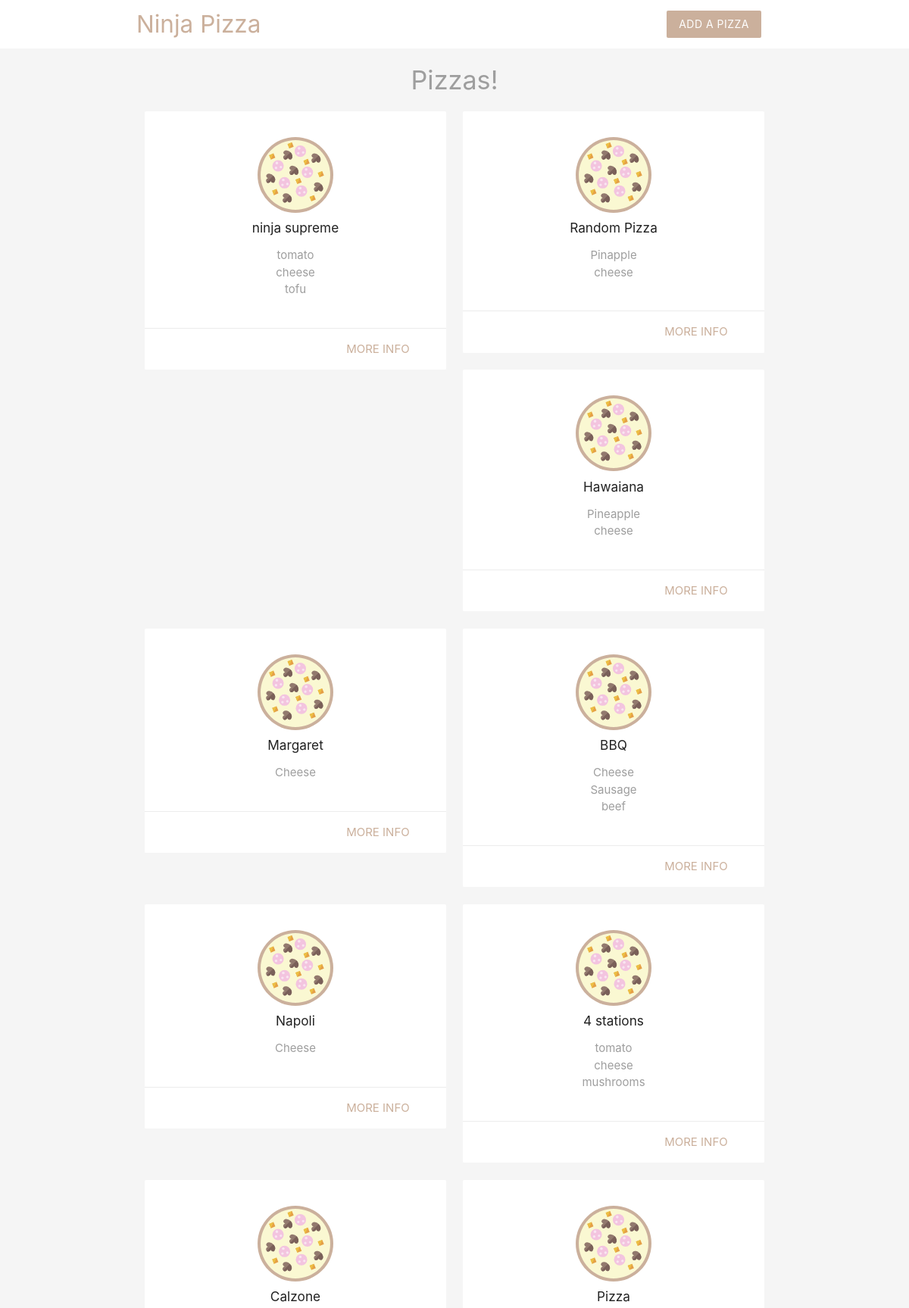
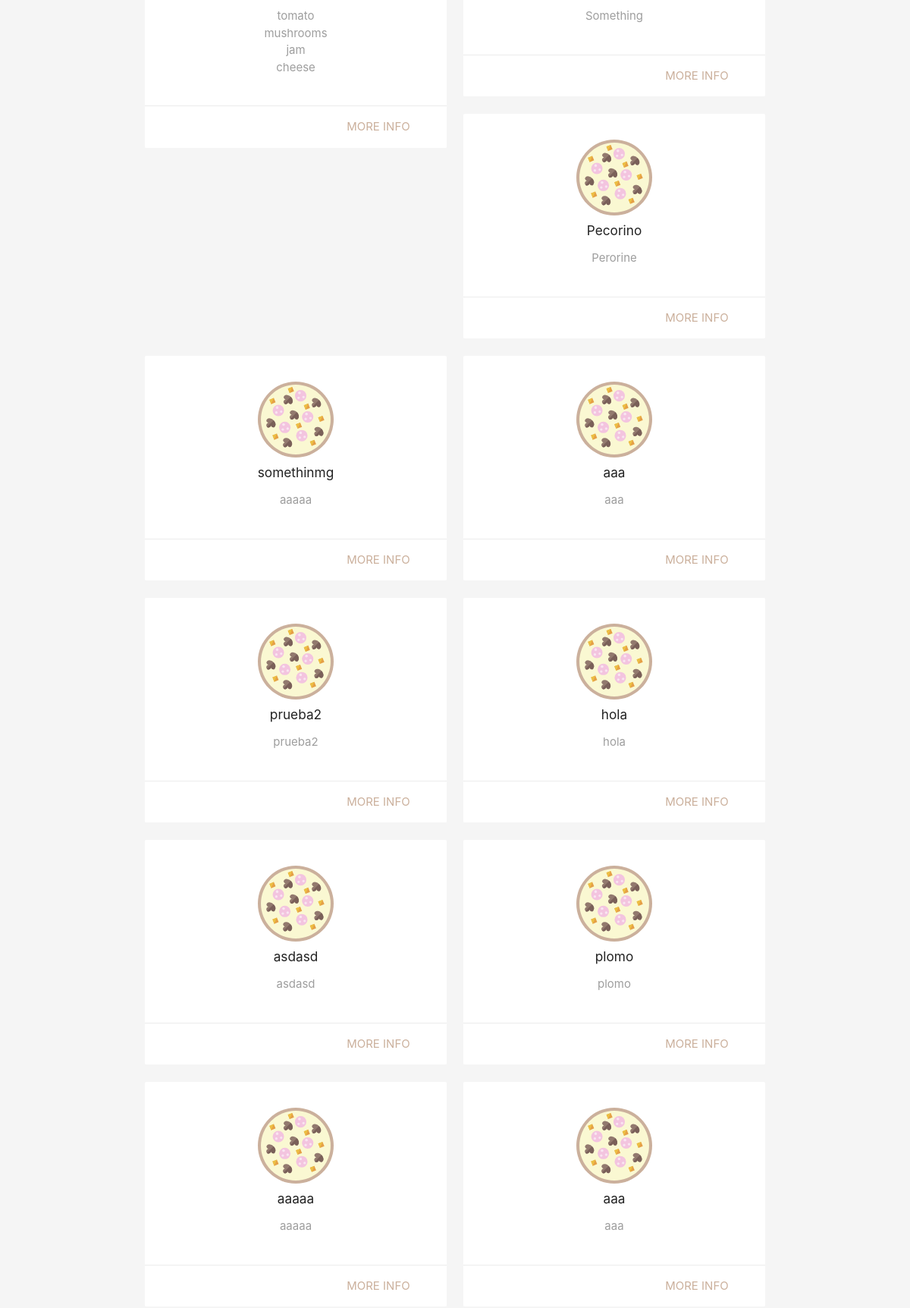
The page / (upper part) on the database its author committed (2 pictures, top to bottom).
### tables this page shows
CREATE TABLE IF NOT EXISTS `pizzas` (
  `id` int(11) NOT NULL AUTO_INCREMENT,
  `title` varchar(255) NOT NULL,
  `ingredients` varchar(255) NOT NULL,
  `email` varchar(255) NOT NULL,
  `created_at` timestamp NOT NULL DEFAULT current_timestamp(),
  PRIMARY KEY (`id`)
);

### index.php (the view, shortened to what this page needs)
<?php
   require('./config/db_connect.php');
    $sql = 'SELECT id, title, ingredients FROM pizzas ORDER BY created_at';
    $result = mysqli_query($conn, $sql);
    $pizzas = mysqli_fetch_all($result, MYSQLI_ASSOC);
?>
<!DOCTYPE html>
<html>
	<?php include('templates/header.php'); ?>
	<h4 class="center grey-text">Pizzas!</h4>
	<div class="container">
		<div class="row">
			<?php foreach($pizzas as $pizza): ?>
				<div class="col s6 md3">
					<div class="card z-depth-0">
						<div class="card-content center">
						<img src="./img/pizza.svg" alt="pizza-icon" class="pizza">
							<h6><?php echo htmlspecialchars($pizza['title']); ?></h6>
							<ul class="grey-text">
								<?php foreach(explode(',', $pizza['ingredients']) as $ing): ?>
									<li><?php echo htmlspecialchars($ing); ?></li>
								<?php endforeach; ?>
							</ul>
						</div>
						<div class="card-action right-align">
							<a class="brand-text" href="details.php?id=<?php echo $pizza['id'] ?>">more info</a>
						</div>
					</div>
				</div>
			<?php endforeach; ?>
			<?php if(count($pizzas) >= 3): ?>
				<p>There is more than 3 pizza</p>
			<?php else: ?>
				<p>There are fewer than 3 pizzas</p>
			<?php endif; ?>
		</div>
	</div>
	<?php include('templates/footer.php'); ?>
</html>

### templates/header.php (shortened to what this page needs)
<head>
    <link rel="stylesheet" href="https://cdnjs.cloudflare.com/ajax/libs/materialize/1.0.0/css/materialize.min.css">
</head>
<body class="grey lighten-4">
	<nav class="white z-depth-0">
    <div class="container">
      <a href="index.php" class="brand-logo brand-text">Ninja Pizza</a>
      <ul id="nav-mobile" class="right hide-on-small-and-down">
        <li><a href="add.php" class="btn brand z-depth-0">Add a Pizza</a></li>
      </ul>
    </div>
  </nav>

### templates/footer.php (shortened to what this page needs)
</body>

### templates/header.php (style rules this page uses)
.brand { background: #cbb09c !important; }
.brand-text { color: #cbb09c !important; }
.pizza { width: 100px; margin: 40px auto -30px; display: block; position: relative; top: -30px; }

### rows shown on the page
pizzas: title "ninja supreme", ingredients "tomato", ingredients "cheese", ingredients "tofu"
pizzas: title "Random Pizza", ingredients "Pinapple", ingredients "cheese"
pizzas: title "Hawaiana", ingredients "Pineapple", ingredients "cheese"
pizzas: title "Margaret", ingredients "Cheese"
pizzas: title "BBQ", ingredients "Cheese", ingredients "Sausage", ingredients "beef"
pizzas: title "Napoli", ingredients "Cheese"
pizzas: title "4 stations", ingredients "tomato", ingredients "cheese", ingredients "mushrooms"
pizzas: title "Calzone", ingredients "tomato", ingredients "mushrooms", ingredients "jam", ingredients "cheese"
pizzas: title "Pizza", ingredients "Something"
pizzas: title "Pecorino", ingredients "Perorine"
pizzas: title "somethinmg", ingredients "aaaaa"
pizzas: title "aaa", ingredients "aaa"
pizzas: title "prueba2", ingredients "prueba2"
pizzas: title "hola", ingredients "hola"
pizzas: title "asdasd", ingredients "asdasd"
pizzas: title "plomo", ingredients "plomo"
pizzas: title "aaaaa", ingredients "aaaaa"
pizzas: title "aaa", ingredients "aaa"
